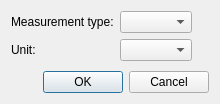
<?xml version="1.0" encoding="UTF-8"?>
<ui version="4.0">
 <class>DialogNewMeasurements</class>
 <widget class="QDialog" name="DialogNewMeasurements">
  <property name="windowModality">
   <enum>Qt::WindowModal</enum>
  </property>
  <property name="geometry">
   <rect>
    <x>0</x>
    <y>0</y>
    <width>220</width>
    <height>104</height>
   </rect>
  </property>
  <property name="windowTitle">
   <string>New measurement file</string>
  </property>
  <property name="windowIcon">
   <iconset resource="../share/resources/tapeicon.qrc">
    <normaloff>:/tapeicon/64x64/logo.png</normaloff>:/tapeicon/64x64/logo.png</iconset>
  </property>
  <layout class="QVBoxLayout" name="verticalLayout">
   <item>
    <layout class="QFormLayout" name="formLayout">
     <property name="fieldGrowthPolicy">
      <enum>QFormLayout::ExpandingFieldsGrow</enum>
     </property>
     <item row="0" column="0">
      <widget class="QLabel" name="label">
       <property name="text">
        <string>Measurement type:</string>
       </property>
      </widget>
     </item>
     <item row="0" column="1">
      <widget class="QComboBox" name="comboBoxMType">
       <property name="sizePolicy">
        <sizepolicy hsizetype="Preferred" vsizetype="Preferred">
         <horstretch>0</horstretch>
         <verstretch>0</verstretch>
        </sizepolicy>
       </property>
      </widget>
     </item>
     <item row="1" column="0">
      <widget class="QLabel" name="label_5">
       <property name="text">
        <string>Unit:</string>
       </property>
      </widget>
     </item>
     <item row="1" column="1">
      <widget class="QComboBox" name="comboBoxUnit">
       <property name="sizePolicy">
        <sizepolicy hsizetype="Preferred" vsizetype="Preferred">
         <horstretch>0</horstretch>
         <verstretch>0</verstretch>
        </sizepolicy>
       </property>
      </widget>
     </item>
    </layout>
   </item>
   <item>
    <widget class="QDialogButtonBox" name="buttonBox">
     <property name="orientation">
      <enum>Qt::Horizontal</enum>
     </property>
     <property name="standardButtons">
      <set>QDialogButtonBox::Cancel|QDialogButtonBox::Ok</set>
     </property>
    </widget>
   </item>
  </layout>
 </widget>
 <resources>
  <include location="../share/resources/tapeicon.qrc"/>
 </resources>
 <connections>
  <connection>
   <sender>buttonBox</sender>
   <signal>accepted()</signal>
   <receiver>DialogNewMeasurements</receiver>
   <slot>accept()</slot>
   <hints>
    <hint type="sourcelabel">
     <x>248</x>
     <y>254</y>
    </hint>
    <hint type="destinationlabel">
     <x>157</x>
     <y>274</y>
    </hint>
   </hints>
  </connection>
  <connection>
   <sender>buttonBox</sender>
   <signal>rejected()</signal>
   <receiver>DialogNewMeasurements</receiver>
   <slot>reject()</slot>
   <hints>
    <hint type="sourcelabel">
     <x>316</x>
     <y>260</y>
    </hint>
    <hint type="destinationlabel">
     <x>286</x>
     <y>274</y>
    </hint>
   </hints>
  </connection>
 </connections>
</ui>
